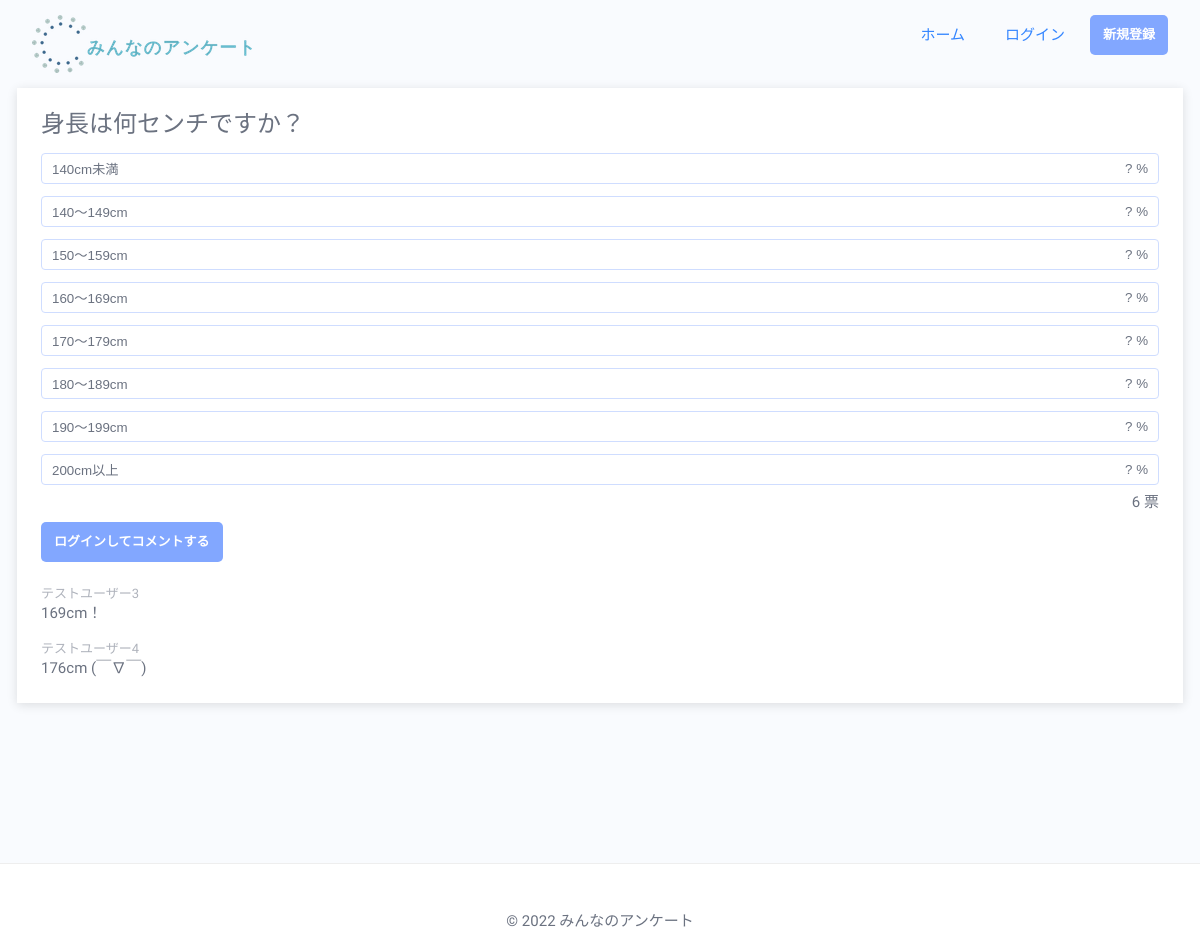
The app's page /topic/detail?topic_id=3 with its own data.
### tables this page shows
CREATE TABLE `topics` (
  `id` int(10) UNSIGNED AUTO_INCREMENT PRIMARY KEY COMMENT 'トピックID',
  `title` varchar(50) NOT NULL COMMENT 'トピック本文',
  `published` int(1) NOT NULL COMMENT '公開状態(1: 公開、0: 非公開)',
  `views` int(10) NOT NULL DEFAULT '0' COMMENT 'PV数',
  `user_id` varchar(10) NOT NULL COMMENT '作成したユーザーID',
  `del_flg` int(1) NOT NULL DEFAULT '0' COMMENT '削除フラグ(1: 削除、0: 有効)',
  `update_by` varchar(20) NOT NULL DEFAULT 'nishikawa' COMMENT '最終更新者',
  `update_at` timestamp NOT NULL DEFAULT CURRENT_TIMESTAMP ON UPDATE CURRENT_TIMESTAMP COMMENT '最終更新日時'
);

CREATE TABLE `choices` (
  `id` int(10) UNSIGNED AUTO_INCREMENT PRIMARY KEY COMMENT '選択肢ID',
  `body` varchar(20) NOT NULL COMMENT '選択肢本文',
  `topic_id` int(10) NOT NULL COMMENT '所属するトピックのID',
  `del_flg` int(1) NOT NULL DEFAULT '0' COMMENT '削除フラグ(1: 削除、0: 有効)',
  `update_by` varchar(20) NOT NULL DEFAULT 'nishikawa' COMMENT '最終更新者',
  `update_at` timestamp NOT NULL DEFAULT CURRENT_TIMESTAMP ON UPDATE CURRENT_TIMESTAMP COMMENT '最終更新日時'
);

CREATE TABLE `comments` (
  `id` int(10) UNSIGNED AUTO_INCREMENT PRIMARY KEY COMMENT 'コメントID',
  `body` varchar(30) NOT NULL COMMENT 'コメント本文',
  `topic_id` int(10) NOT NULL COMMENT 'トピックID',
  `user_id` varchar(10) NOT NULL COMMENT 'ユーザーID',
  `del_flg` int(1) NOT NULL DEFAULT '0' COMMENT '削除フラグ(1: 削除、0: 有効)',
  `update_by` varchar(20) NOT NULL DEFAULT 'nishikawa' COMMENT '最終更新者',
  `update_at` timestamp NOT NULL DEFAULT CURRENT_TIMESTAMP ON UPDATE CURRENT_TIMESTAMP COMMENT '最終更新日時'
);

CREATE TABLE `users` (
  `id` varchar(10) PRIMARY KEY COMMENT 'ユーザーID',
  `pwd` varchar(60) NOT NULL COMMENT 'パスワード',
  `nickname` varchar(10) NOT NULL COMMENT '公開用の名前',
  `del_flg` int(1) NOT NULL DEFAULT '0' COMMENT '削除フラグ(1: 削除、0: 有効)',
  `update_by` varchar(20) NOT NULL DEFAULT 'nishikawa' COMMENT '最終更新者',
  `update_at` timestamp NOT NULL DEFAULT CURRENT_TIMESTAMP ON UPDATE CURRENT_TIMESTAMP COMMENT '最終更新日時'
);

### php/controllers/topic/detail.php (called while the page is built, shortened)
<?php
function get() {
  $topic = new TopicModel;
  $topic->id = get_param('topic_id', null, false);
  $fetchedTopic = TopicQuery::fetchById($topic);
  $choices = ChoiceQuery::fetchByTopicIdWithCount($topic);
  $comments = CommentQuery::fetchByTopicId($topic);
  $user = UserModel::getSession() ?? new UserModel;
  $polledChoice = PollQuery::polledChoice($topic->id, $user);
  $sessionComment = CommentModel::getSessionAndFlush();
  if (empty($sessionComment)) {
    $sessionComment = new CommentModel;
    $sessionComment->body = '';
  }
  \view\topic\detail\index($fetchedTopic, $choices, $comments, $polledChoice, $sessionComment);
}

### php/libs/router.php (called while the page is built, shortened)
<?php
function route($rpath, $method) {
    try {
        $rpath = str_replace('/', '\\', $rpath);
        $fn = "\\controller\\{$rpath}\\{$method}";
        $fn();
    } catch (Throwable $e) {
        redirect('404');
    }
}

### index.php (called while the page is built, shortened)
<?php
require_once SOURCE_BASE . 'libs/helper.php';
require_once SOURCE_BASE . 'libs/router.php';
require_once SOURCE_BASE . 'libs/auth.php';
require_once SOURCE_BASE . 'models/abstract.model.php';
require_once SOURCE_BASE . 'models/topic.model.php';
require_once SOURCE_BASE . 'db/datasource.php';
require_once SOURCE_BASE . 'db/choice.query.php';
require_once SOURCE_BASE . 'db/comment.query.php';
require_once SOURCE_BASE . 'partials/header.php';
require_once SOURCE_BASE . 'partials/footer.php';
require_once SOURCE_BASE . 'views/topic/detail.php';
try {
  $url = parse_url(CURRENT_URI);
  $rpath = str_replace(BASE_CONTEXT_PATH, '', $url['path']);
  $method = strtolower($_SERVER['REQUEST_METHOD']);
  route($rpath, $method);
} catch(Throwable $e) {
  die('<p>何かが凄くおかしいようです。</p>');
}

### php/db/datasource.php (called while the page is built, shortened)
<?php
class PDOSingleton {
    private static $singleton;
    public static function getInstance($dsn, $username, $password) {
        if(!isset(self::$singleton)) {
            $instance = new PDOSingleton($dsn, $username, $password);
            self::$singleton = $instance->conn;
        }
        return self::$singleton;
    }
}
class DataSource {
    private $conn;
    private $sqlResult;
    public function __construct(
        $host = '',
        $dbName = '',
        $username = '',
        $password = ''
    ) {
        $dsn = "mysql:host={$host};dbname={$dbName};charset=utf8";
        $this->conn = PDOSingleton::getInstance($dsn, $username, $password);
    }
    public function select($sql = "", $params = [], $type = '', $cls = '') {
        $stmt = $this->executeSql($sql, $params);
        if($type === static::CLS) {
            return $stmt->fetchAll(PDO::FETCH_CLASS, $cls);
        } else {
            return $stmt->fetchAll();
        }
    }
    public function execute($sql = "", $params = []) {
        return  $this->sqlResult;
    }
    public function selectOne($sql = "", $params = [], $type = '', $cls = '') {
        $result = $this->select($sql, $params, $type, $cls);
        return count($result) > 0 ? $result[0] : false;
    }
    private function executeSql($sql, $params) {
        $stmt = $this->conn->prepare($sql);
        $this->sqlResult = $stmt->execute($params);
        return $stmt;
    }
}

### php/db/topic.query.php (called while the page is built, shortened)
<?php
class TopicQuery {
  public static function fetchById($topic) {
    $db = new DataSource;
    $sql = 'SELECT *
      FROM `topics` t
      LEFT JOIN (SELECT topic_id, COUNT(*) as count
                  FROM `poll`
                  GROUP BY topic_id) p
        ON t.id = p.topic_id
      WHERE t.id = :id
      AND t.del_flg != 1;';
    return $db->selectOne($sql, [
      ':id' => $topic->id
    ], DataSource::CLS, TopicModel::class);
  }
}

### php/db/choice.query.php (called while the page is built, shortened)
<?php
class ChoiceQuery {
  public static function fetchByTopicIdWithCount($topic)
  {
    $db = new DataSource;
    $sql = 'SELECT *
      FROM `choices` c
      LEFT JOIN (
        SELECT choice_id, COUNT(*) AS count
        FROM `poll`
        GROUP BY choice_id
        ) p
      ON c.id = p.choice_id
      WHERE c.topic_id = :id
      ORDER BY c.id;
    ';
    return $db->select($sql, [
      ':id' => $topic->id
    ], DataSource::CLS, ChoiceModel::class);
  }
}

### php/models/topic.model.php (called while the page is built, shortened)
<?php
class TopicModel extends AbstractModel {
  public $id;
  public static function validateId($val) {
    $res = true;
    return $res;
  }
  public function isValidId() {
    return static::validateId($this->id);
  }
}

### php/models/abstract.model.php (called while the page is built, shortened)
<?php
abstract class AbstractModel {
  protected static $SESSION_NAME = null;
  public static function getSession() {
    return $_SESSION[static::$SESSION_NAME] ?? null;
  }
}

### php/libs/auth.php (called while the page is built, shortened)
<?php
class Auth {
  public static function isLogin() {
    try {
      $user = UserModel::getSession();
    } catch (Throwable $e) {
      UserModel::clearSession();
      Msg::push(Msg::DEBUG, $e->getMessage());
      return false;
    }
    if (isset($user)) {
      return true;
    } else {
      return false;
    }
  }
}

### php/db/comment.query.php (called while the page is built, shortened)
<?php
class CommentQuery {
  public static function fetchByTopicId($topic)
  {
    $db = new DataSource;
    $sql = 'SELECT c.*, u.nickname
      FROM `comments` c
      LEFT JOIN `users` u
      ON c.user_id = u.id
      WHERE c.topic_id = :topic_id
      AND c.del_flg != 1
      ORDER BY c.update_at DESC;
    ';
    return $db->select($sql, [
      ':topic_id' => $topic->id
    ], DataSource::CLS, CommentModel::class);
  }
}

### php/views/topic/detail.php (the view, shortened to what this page needs)
<?php
function index($topic, $choices, $comments, $polledChoice, $sessionComment) {
  $polledChoiceId = !empty($polledChoice) ? $polledChoice->choice_id : '';
  $topic = escape($topic);
  $choices = escape($choices);
  $comments = escape($comments);
  $total_poll = $topic->count;
?>
<div class="content-area">
  <section class="choices-list__item">
    <h2 class="headint--large choices-list__heading"><?php echo $topic->title; ?></h2>
    <ul class="choices-list <?php if(!empty($polledChoice)) { echo 'choices-list--polled'; } ?>">
      <?php
        foreach($choices as $choice) {
          $voteRate = !empty($polledChoice) ? num2per($choice->count, $total_poll) : '? ';
      ?>
      <li class="choices-list__item">
        <button type="submit" form="poll_btn" value="<?php echo $choice->id; ?>" name="choice_id" class="choices-list__button <?php if ($choice->id == $polledChoiceId) { echo 'selectedChoice'; } ?>" style="--rate: <?php echo $voteRate . '%' ?>">
          <p class="choices-list__label"><?php echo $choice->body; ?></p>
          <p class="choices-list__ratio <?php if(!empty($polledChoice)) { echo 'choices-list__ratio--visible'; } ?>"><?php echo $voteRate ?>%</p>
        </button>
      </li>
      <?php }; ?>
    </ul>
    <p class="section-poll__counter"><?php echo $total_poll ?> 票</p>
  </section>
  <section class="section-comment">
    <?php if (Auth::isLogin()): ?>
    <form action="<?php echo CURRENT_URI ?>" method="POST" class="form--comment validate-form" novalidate>
      <input type="hidden" name="topic_id" value="<?php echo $topic->id ?>">
      <textarea type="text" class="form--comment__textarea validate-target auto-adjust" name="comment_body" maxlength="140" placeholder="コメントを追加..." required><?php echo $sessionComment->body ?></textarea>
      <div class="form__error-message invalid-feedback"></div>
      <div class="form__buttons form__buttons--right-justified">
        <input type="submit" value="コメント" class="button button--emphasis">
      </div>
    </form>
    <?php else: ?>
      <a href="<?php echo_url('login') ?>" class="button button--emphasis mb25">ログインしてコメントする</a>
    <?php endif; ?>
    <ul class="comments-list">
      <?php foreach($comments as $comment): ?>
      <li class="comments-list__item">
        <span class="comments-list__nickname"><?php echo $comment->nickname; ?></span>
        <span class="comments-list__body"><?php echo $comment->body; ?></span>
      </li>
      <?php endforeach; ?>
    </ul>
  </section>
</div>
<?php
}

### assets/css/style.css (style rules this page uses)
﻿html,body,div,span,object,iframe,h1,h2,h3,h4,h5,h6,p,blockquote,pre,abbr,address,cite,code,del,dfn,em,img,ins,kbd,q,samp,small,strong,sub,sup,var,b,i,dl,dt,dd,ol,ul,li,fieldset,form,label,legend,table,caption,tbody,tfoot,thead,tr,th,td,article,aside,canvas,details,figcaption,figure,footer,header,hgroup,menu,nav,section,summary,time,mark,audio,video { margin:0;padding:0;border:0;outline:0;font-size:100%;vertical-align:baseline;background:rgba(0,0,0,0);font-weight:inherit }
body { line-height:1 }
article,aside,details,figcaption,figure,footer,header,hgroup,menu,nav,section { display:block }
a { margin:0;padding:0;font-size:100%;vertical-align:baseline;background:rgba(0,0,0,0) }
.mb25 { margin-bottom:25px !important }
.content-area { padding:24px;margin:0 auto 120px;background-color:#fff;box-shadow:0 2px 10px rgba(0,0,0,.12);max-width:1200px }
.headint--large { font-size:2.4rem }
.button { text-decoration:none;display:inline-block;line-height:40px;transition:.3s;color:#3385ff;padding:0 1em;border-radius:5px;border:none;cursor:pointer }
.button--emphasis { background-color:#82a7ff;color:#fff;font-weight:bold;font-size:1.3rem }
.comments-list__item:not(:last-child) { margin-bottom:18px }
.comments-list__nickname { font-size:1.3rem;display:block;color:#afb3bc }
.comments-list__body { font-size:1.5rem;display:block;line-height:1.4;margin-top:3px }
.section-poll__counter { text-align:right;margin-top:10px }
.section-comment { margin-top:10px }
.choices-list__item:not(:last-child) { margin-bottom:12px }
.choices-list__button { display:flex;justify-content:space-between;align-items:center;width:100%;border:1px solid #cfddff;cursor:pointer;background:none;border-radius:4px;padding:5px 10px;position:relative;transition:box-shadow .15s ease-in-out }
.choices-list__button::before { content:"";display:block;width:var(--rate);height:100%;background-color:#e8efff;position:absolute;top:0;left:0;z-index:0;transform:scale(0, 1);transform-origin:top left }
.choices-list__label { flex:1;text-align:left;padding-right:10px;position:relative;z-index:1;color:#6b7280 !important }
.choices-list__ratio { position:relative;z-index:1;color:#6b7280 !important }
.choices-list__heading { margin-bottom:17px }
html { font-size:62.5% }
body { font-size:1.5rem;color:#6b7280;font-family:"M PLUS Rounded 1c",sans-serif }
a { color:#6b7280 }
ul,ol { list-style:none }

### records on screen
topics: title "身長は何センチですか？"
choices: $choice->id 17 (drawn), body "140cm未満", voteRate "?"
choices: $choice->id 18 (drawn), body "140〜149cm", voteRate "?"
choices: $choice->id 19 (drawn), body "150〜159cm", voteRate "?"
choices: $choice->id 20 (drawn), body "160〜169cm", voteRate "?"
choices: $choice->id 21 (drawn), body "170〜179cm", voteRate "?"
choices: $choice->id 22 (drawn), body "180〜189cm", voteRate "?"
choices: $choice->id 23 (drawn), body "190〜199cm", voteRate "?"
choices: $choice->id 24 (drawn), body "200cm以上", voteRate "?"
comments: user.nickname "テストユーザー3", body "169cm！"
comments: user.nickname "テストユーザー4", body "176cm (￣∇￣)"

### other values on screen
$total_poll "6"
